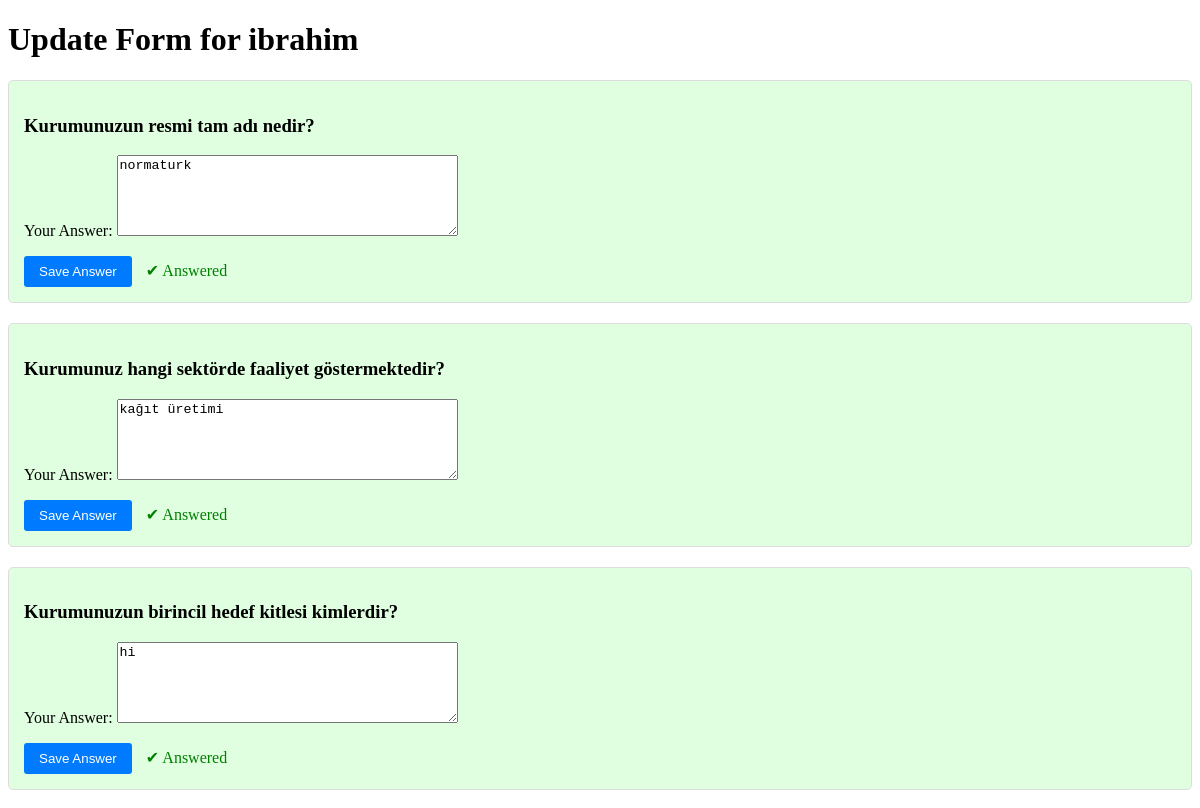
Page /grc/form/update/3/ (signed in, upper part) on the earlier database version.
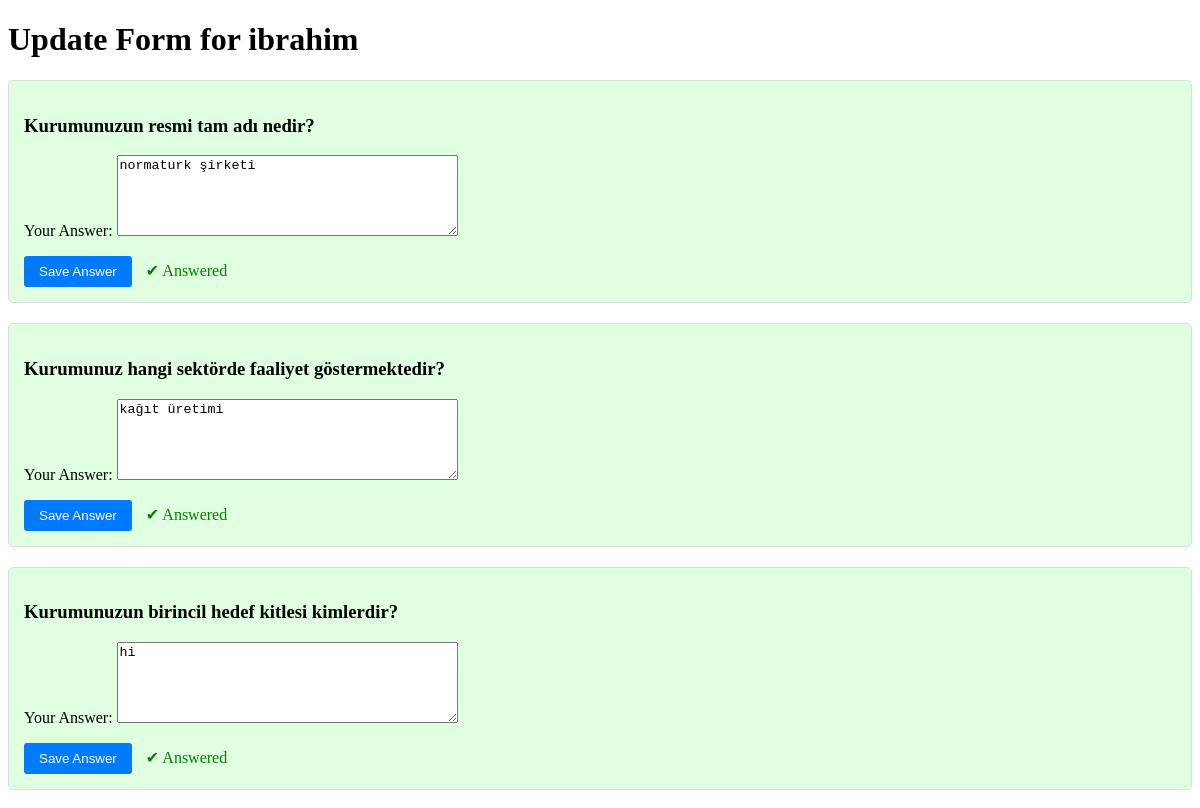
Same page on the later database version.
### grc/models.py (models this page shows, shortened)
class Question(models.Model):
    text = models.TextField()  # The question content
    sector = models.ForeignKey(Sector, on_delete=models.CASCADE, related_name='questions', null=True, blank=True)  # Optional link to a sector
    created_at = models.DateTimeField(auto_now_add=True)  # Timestamp for creation

class Answer(models.Model):
    user = models.ForeignKey(User, on_delete=models.CASCADE, related_name='answers')
    question = models.ForeignKey(Question, on_delete=models.CASCADE, related_name='answers')
    response = models.TextField()
    updated_at = models.DateTimeField(auto_now=True)
    class Meta:
        unique_together = ('user', 'question')  # Ensures one answer per user per question

### grc/views.py (the view)
        def _wrapped_view(request, *args, **kwargs):
            if not request.user.is_authenticated:
                return HttpResponseRedirect(reverse('login'))
            if not request.user.groups.filter(name=group_name).exists():
                return HttpResponseRedirect(reverse(redirect_to))
            return view_func(request, *args, **kwargs)

### grc/views.py (called while the page is built)
def group_required(group_name, redirect_to='form_submission'):
    def decorator(view_func):
        def _wrapped_view(request, *args, **kwargs):
            if not request.user.is_authenticated:
                return HttpResponseRedirect(reverse('login'))
            if not request.user.groups.filter(name=group_name).exists():
                return HttpResponseRedirect(reverse(redirect_to))
            return view_func(request, *args, **kwargs)
        return _wrapped_view
    return decorator

### grc/templates/grc/update_user_form.html (shortened to what this page needs)
<!DOCTYPE html>
<html lang="en">
<head>
</head>
<body>
    <h1>Update Form for {{ user.username }}</h1>
    {% for qf in question_forms %}
        <div class="question-container {% if qf.answered %}answered{% endif %}">
            <h3>{{ qf.question.text }}</h3>
            <form method="post">
                {{ qf.form.as_p }}
                <button type="submit">Save Answer</button>
                {% if qf.answered %}
                    <span style="color: green; margin-left: 10px;">✔ Answered</span>
                {% endif %}
            </form>
        </div>
    {% endfor %}
</body>
</html>

Differences in the rows shown:
changed through a linked row, Question "Kurumunuzun resmi tam adı nedir?": response "normaturk" → "normaturk şirketi"
